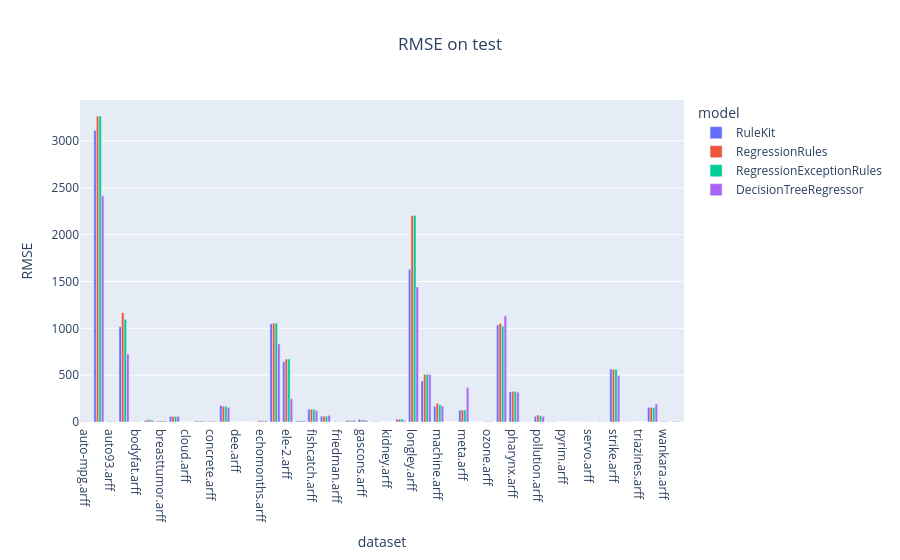

Notebook cell for this chart:
### Markdown cell above
#### RMSE on test

### Code cell
plot_box(results_df, "rmse_test", title='RMSE on test', y_axis="RMSE")

### Figure 1 — Plotly figure (JSON) as saved in the notebook; plotly's stock layout.template omitted (floating-point values rounded to 4 significant figures)
{"data": [{"alignmentgroup": "True", "hovertemplate": "model=RuleKit<br>dataset=%{x}<br>rmse_test=%{y}<extra></extra>", "legendgroup": "RuleKit", "marker": {"color": "#636efa", "pattern": {"shape": ""}}, "name": "RuleKit", "offsetgroup": "RuleKit", "orientation": "v", "showlegend": true, "textposition": "outside", "type": "bar", "x": ["auto-mpg.arff", "auto-price.arff", "auto93.arff", "baseball.arff", "bodyfat.arff", "bolts.arff", "breasttumor.arff", "cholesterol.arff", "cloud.arff", "compressive.arff", "concrete.arff", "cpu.arff", "dee.arff", "diabetes.arff", "echomonths.arff", "ele-1.arff", "ele-2.arff", "elusage.arff", "fishcatch.arff", "forestFires.arff", "friedman.arff", "fruitfly.arff", "gascons.arff", "housing.arff", "kidney.arff", "laser.arff", "longley.arff", "lowbwt.arff", "machine.arff", "mbagrade.arff", "meta.arff", "mortgage.arff", "ozone.arff", "pbc.arff", "pharynx.arff", "plastic.arff", "pollution.arff", "pwlinear.arff", "pyrim.arff", "sensory.arff", "servo.arff", "stock.arff", "strike.arff", "treasury.arff", "triazines.arff", "veteran.arff", "wankara.arff", "wizmir.arff"], "xaxis": "x", "y": [4.246, 3114.0, 5.787, 1017.0, 2.019, 14.4, 10.05, 60.45, 0.7176, 11.26, 7.055, 175.8, 0.5198, 0.7286, 12.45, 1048.0, 642.8, 9.768, 136.4, 61.84, 4.146, 16.57, 28.03, 4.62, 0.6069, 30.93, 1629.0, 438.2, 168.4, 0.346, 126.6, 0.8118, 4.827, 1036.0, 321.4, 2.145, 61.71, 3.234, 0.1596, 0.7983, 0.9392, 3.608, 565.9, 1.229, 0.137, 156.7, 4.601, 5.093], "yaxis": "y"}, {"alignmentgroup": "True", "hovertemplate": "model=RegressionRules<br>dataset=%{x}<br>rmse_test=%{y}<extra></extra>", "legendgroup": "RegressionRules", "marker": {"color": "#EF553B", "pattern": {"shape": ""}}, "name": "RegressionRules", "offsetgroup": "RegressionRules", "orientation": "v", "showlegend": true, "textposition": "outside", "type": "bar", "x": ["auto-mpg.arff", "auto-price.arff", "auto93.arff", "baseball.arff", "bodyfat.arff", "bolts.arff", "breasttumor.arff", "cholesterol.arff", "cloud.arff", "compressive.arff", "concrete.arff", "cpu.arff", "dee.arff", "diabetes.arff", "echomonths.arff", "ele-1.arff", "ele-2.arff", "elusage.arff", "fishcatch.arff", "forestFires.arff", "friedman.arff", "fruitfly.arff", "gascons.arff", "housing.arff", "kidney.arff", "laser.arff", "longley.arff", "lowbwt.arff", "machine.arff", "mbagrade.arff", "meta.arff", "mortgage.arff", "ozone.arff", "pbc.arff", "pharynx.arff", "plastic.arff", "pollution.arff", "pwlinear.arff", "pyrim.arff", "sensory.arff", "servo.arff", "stock.arff", "strike.arff", "treasury.arff", "triazines.arff", "veteran.arff", "wankara.arff", "wizmir.arff"], "xaxis": "x", "y": [4.261, 3265.0, 6.203, 1166.0, 2.203, 24.04, 10.02, 60.58, 0.6786, 10.8, 7.284, 167.5, 0.5154, 0.8183, 12.64, 1055.0, 672.4, 12.06, 134.8, 62.16, 4.267, 15.93, 21.91, 4.502, 0.6976, 31.65, 2204.0, 507.6, 199.5, 0.3139, 127.8, 0.8151, 4.61, 1053.0, 327.1, 2.177, 74.7, 2.924, 0.1564, 1.16, 1.021, 3.415, 560.4, 1.309, 0.1568, 153.7, 4.991, 5.041], "yaxis": "y"}, {"alignmentgroup": "True", "hovertemplate": "model=RegressionExceptionRules<br>dataset=%{x}<br>rmse_test=%{y}<extra></extra>", "legendgroup": "RegressionExceptionRules", "marker": {"color": "#00cc96", "pattern": {"shape": ""}}, "name": "RegressionExceptionRules", "offsetgroup": "RegressionExceptionRules", "orientation": "v", "showlegend": true, "textposition": "outside", "type": "bar", "x": ["auto-mpg.arff", "auto-price.arff", "auto93.arff", "baseball.arff", "bodyfat.arff", "bolts.arff", "breasttumor.arff", "cholesterol.arff", "cloud.arff", "compressive.arff", "concrete.arff", "cpu.arff", "dee.arff", "diabetes.arff", "echomonths.arff", "ele-1.arff", "ele-2.arff", "elusage.arff", "fishcatch.arff", "forestFires.arff", "friedman.arff", "fruitfly.arff", "gascons.arff", "housing.arff", "kidney.arff", "laser.arff", "longley.arff", "lowbwt.arff", "machine.arff", "mbagrade.arff", "meta.arff", "mortgage.arff", "ozone.arff", "pbc.arff", "pharynx.arff", "plastic.arff", "pollution.arff", "pwlinear.arff", "pyrim.arff", "sensory.arff", "servo.arff", "stock.arff", "strike.arff", "treasury.arff", "triazines.arff", "veteran.arff", "wankara.arff", "wizmir.arff"], "xaxis": "x", "y": [4.261, 3265.0, 6.024, 1094.0, 2.203, 24.04, 10.02, 59.76, 0.6786, 11.04, 7.377, 167.2, 0.5154, 0.8183, 12.64, 1055.0, 672.4, 12.06, 134.8, 62.16, 4.164, 15.93, 21.91, 4.483, 0.6976, 31.65, 2204.0, 507.6, 184.3, 0.3139, 127.8, 0.8151, 4.61, 1024.0, 327.1, 2.21, 67.96, 2.808, 0.1564, 0.8206, 1.021, 3.424, 562.2, 1.307, 0.1563, 153.7, 4.999, 5.056], "yaxis": "y"}, {"alignmentgroup": "True", "hovertemplate": "model=DecisionTreeRegressor<br>dataset=%{x}<br>rmse_test=%{y}<extra></extra>", "legendgroup": "DecisionTreeRegressor", "marker": {"color": "#ab63fa", "pattern": {"shape": ""}}, "name": "DecisionTreeRegressor", "offsetgroup": "DecisionTreeRegressor", "orientation": "v", "showlegend": true, "textposition": "outside", "type": "bar", "x": ["auto-mpg.arff", "auto-price.arff", "auto93.arff", "baseball.arff", "bodyfat.arff", "bolts.arff", "breasttumor.arff", "cholesterol.arff", "cloud.arff", "compressive.arff", "concrete.arff", "cpu.arff", "dee.arff", "diabetes.arff", "echomonths.arff", "ele-1.arff", "ele-2.arff", "elusage.arff", "fishcatch.arff", "forestFires.arff", "friedman.arff", "fruitfly.arff", "gascons.arff", "housing.arff", "kidney.arff", "laser.arff", "longley.arff", "lowbwt.arff", "machine.arff", "mbagrade.arff", "meta.arff", "mortgage.arff", "ozone.arff", "pbc.arff", "pharynx.arff", "plastic.arff", "pollution.arff", "pwlinear.arff", "pyrim.arff", "sensory.arff", "servo.arff", "stock.arff", "strike.arff", "treasury.arff", "triazines.arff", "veteran.arff", "wankara.arff", "wizmir.arff"], "xaxis": "x", "y": [3.059, 2416.0, 4.152, 726.5, 1.245, 14.46, 11.13, 60.89, 0.4993, 8.986, 3.014, 156.5, 0.4628, 0.828, 14.34, 833.4, 248.0, 14.03, 121.4, 71.08, 3.1, 19.06, 15.02, 3.388, 0.8722, 16.69, 1441.0, 506.7, 169.9, 0.2542, 367.7, 0.3426, 4.562, 1132.0, 318.1, 2.083, 61.02, 1.873, 0.1533, 0.7007, 0.7339, 1.658, 496.1, 0.402, 0.1528, 192.2, 2.476, 2.155], "yaxis": "y"}], "layout": {"barmode": "group", "legend": {"title": {"text": "model"}, "tracegroupgap": 0}, "title": {"text": "RMSE on test", "x": 0.5, "xanchor": "center"}, "xaxis": {"anchor": "y", "domain": [0, 1], "title": {"text": "dataset"}}, "yaxis": {"anchor": "x", "domain": [0, 1], "title": {"text": "RMSE"}}}}
